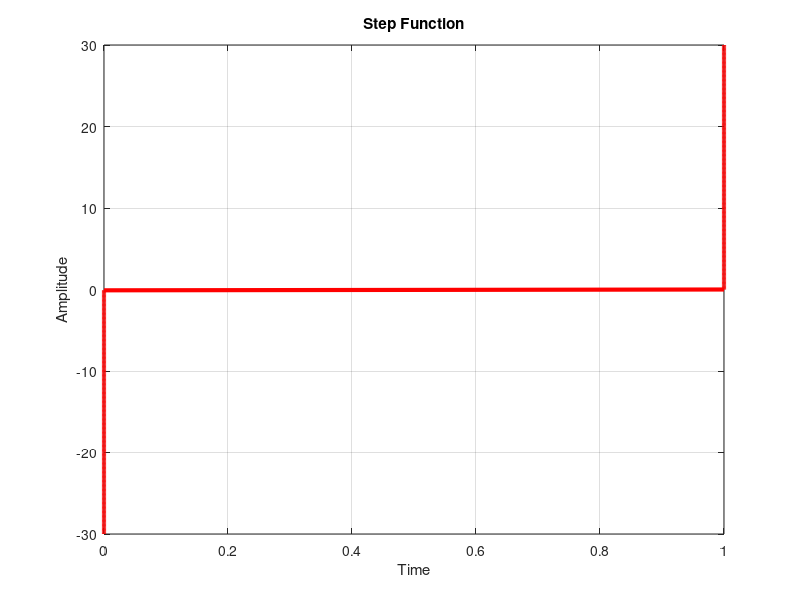

Source code (MATLAB):

t = -30:0.1:30;

StepFunction = zeros(size(t));
StepFunction(t >= 0) = 1;

plot (StepFunction,t,'r',"LineWidth",3);
xlabel("Time");
ylabel("Amplitude");
title("Step Function");
grid on;
